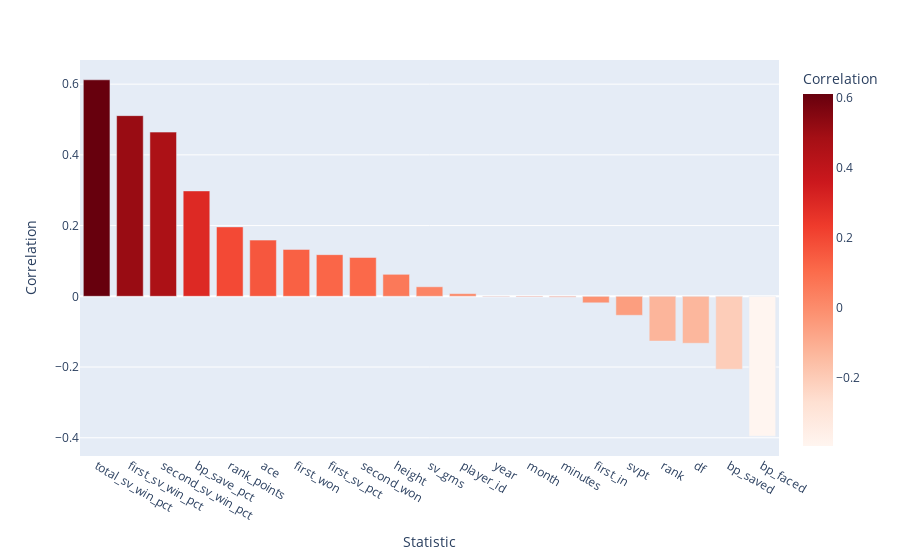

Source (notebook cell):
### Code cell
corr_df = correlations.reset_index()
corr_df.columns = ['Statistic', 'Correlation']

fig = px.bar(corr_df, x = 'Statistic', y = 'Correlation', color = 'Correlation', color_continuous_scale = 'Reds')

fig.show()

### Figure 1 — Plotly figure (JSON) as saved in the notebook; plotly's stock layout.template omitted (floating-point values rounded to 4 significant figures)
{"data": [{"hovertemplate": "Statistic=%{x}<br>Correlation=%{marker.color}<extra></extra>", "legendgroup": "", "marker": {"color": [0.6123, 0.511, 0.4643, 0.2981, 0.1963, 0.1589, 0.1326, 0.1178, 0.1098, 0.06221, 0.02694, 0.007543, -0.001317, -0.001902, -0.002389, -0.01837, -0.05367, -0.1267, -0.1328, -0.2064, -0.3956], "coloraxis": "coloraxis", "pattern": {"shape": ""}}, "name": "", "orientation": "v", "showlegend": false, "textposition": "auto", "type": "bar", "x": ["total_sv_win_pct", "first_sv_win_pct", "second_sv_win_pct", "bp_save_pct", "rank_points", "ace", "first_won", "first_sv_pct", "second_won", "height", "sv_gms", "player_id", "year", "month", "minutes", "first_in", "svpt", "rank", "df", "bp_saved", "bp_faced"], "xaxis": "x", "y": [0.6123, 0.511, 0.4643, 0.2981, 0.1963, 0.1589, 0.1326, 0.1178, 0.1098, 0.06221, 0.02694, 0.007543, -0.001317, -0.001902, -0.002389, -0.01837, -0.05367, -0.1267, -0.1328, -0.2064, -0.3956], "yaxis": "y"}], "layout": {"barmode": "relative", "coloraxis": {"colorbar": {"title": {"text": "Correlation"}}, "colorscale": [[0, "rgb(255,245,240)"], [0.125, "rgb(254,224,210)"], [0.25, "rgb(252,187,161)"], [0.375, "rgb(252,146,114)"], [0.5, "rgb(251,106,74)"], [0.625, "rgb(239,59,44)"], [0.75, "rgb(203,24,29)"], [0.875, "rgb(165,15,21)"], [1, "rgb(103,0,13)"]]}, "legend": {"tracegroupgap": 0}, "margin": {"t": 60}, "xaxis": {"anchor": "y", "domain": [0, 1], "title": {"text": "Statistic"}}, "yaxis": {"anchor": "x", "domain": [0, 1], "title": {"text": "Correlation"}}}}
